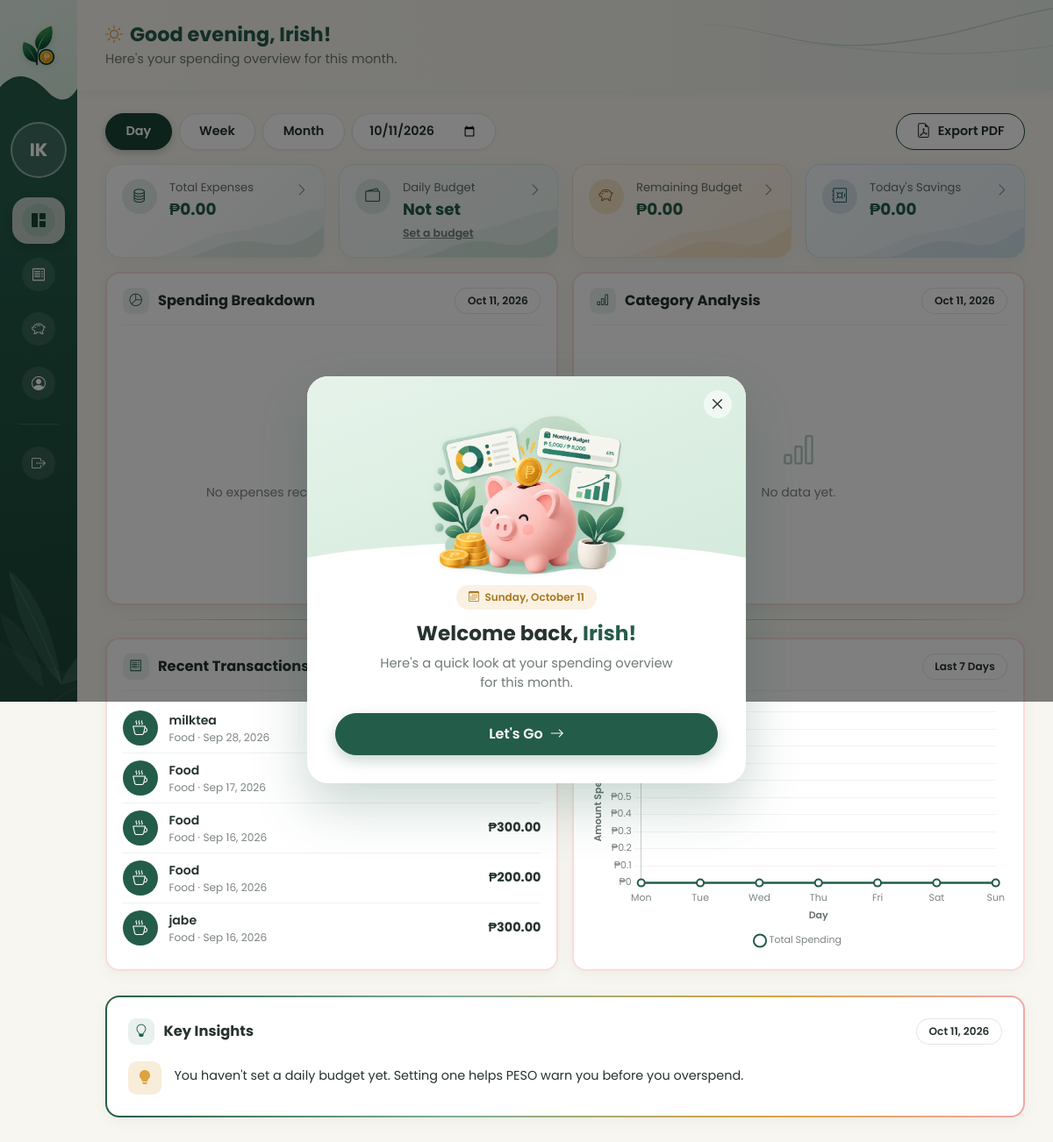
Page /dashboard.php?range=day&day=2026-10-11 (signed in) on the committed database.
### tables this page shows
CREATE TABLE `expenses` (
  `id` int(10) UNSIGNED NOT NULL,
  `user_id` int(10) UNSIGNED NOT NULL,
  `amount` decimal(10,2) NOT NULL,
  `category` varchar(30) NOT NULL,
  `payment_method` varchar(30) NOT NULL DEFAULT 'Cash',
  `description` varchar(255) DEFAULT NULL,
  `expense_date` date NOT NULL,
  `period_type` enum('day','week','month','custom') NOT NULL DEFAULT 'month',
  `created_at` timestamp NOT NULL DEFAULT current_timestamp()
);

### dashboard.php (the view, shortened to what the rows shown need)
<?php
require_once __DIR__ . '/config/db.php';
require_once __DIR__ . '/includes/categories.php';
$userId = (int) $_SESSION['user_id'];
$range = $_GET['range'] ?? 'month';
$stmt = $pdo->prepare(
    'SELECT id, amount, category, description, expense_date FROM expenses
     WHERE user_id = ? ORDER BY expense_date DESC, id DESC LIMIT 5'
);
$stmt->execute([$userId]);
$recentTransactions = $stmt->fetchAll();
$trendLabels = [];
$trendData = [];
$trendSumStmt = $pdo->prepare('SELECT COALESCE(SUM(amount), 0) FROM expenses WHERE user_id = ? AND expense_date BETWEEN ? AND ?');
if ($range === 'day') {
    for ($i = 6; $i >= 0; $i--) {
        $d = date('Y-m-d', strtotime("-{$i} days"));
        $trendSumStmt->execute([$userId, $d, $d]);
        $trendLabels[] = date('D', strtotime($d));
        $trendData[] = (float) $trendSumStmt->fetchColumn();
    }
}
?>
<!DOCTYPE html>
<html lang="en">
<head>
<link href="https://cdn.jsdelivr.net/npm/bootstrap@5.3.3/dist/css/bootstrap.min.css" rel="stylesheet">
<link rel="stylesheet" href="https://cdn.jsdelivr.net/npm/bootstrap-icons@1.11.3/font/bootstrap-icons.css">
<link rel="stylesheet" href="assets/css/style.css">
<link rel="stylesheet" href="assets/css/auth.css">
<link rel="stylesheet" href="assets/css/dashboard.css">
</head>
<body class="dash-body dashboard-page">
<div class="dash-wrapper">
  <main class="dash-main">
    <?php include __DIR__ . '/includes/topbar.php'; ?>
    <div class="dash-fold">
    <div class="dash-fold-row row g-3 mb-3">
      <div class="col-lg-6">
        <div class="dash-card h-100">
          <div class="dash-card-header">
            <h2><span class="dash-card-icon"><i class="bi bi-pie-chart"></i></span>Spending Breakdown</h2>
          </div>
        </div>
      </div>
      <div class="col-lg-6">
        <div class="dash-card h-100">
          <div class="dash-card-header">
            <h2><span class="dash-card-icon"><i class="bi bi-bar-chart"></i></span>Category Analysis</h2>
          </div>
        </div>
      </div>
    </div>
    <div class="dash-fold-row row g-3">
      <div class="col-lg-6">
        <div class="d-flex flex-column gap-3 h-100">
          <div class="dash-card flex-grow-1">
            <div class="dash-card-header">
              <h2><span class="dash-card-icon"><i class="bi bi-receipt"></i></span>Recent Transactions</h2>
            </div>
            <?php if (empty($recentTransactions)): ?>
              <div class="empty-state">
                <i class="bi bi-receipt"></i>
                No transactions yet.
              </div>
            <?php else: ?>
              <div class="transaction-list">
              <?php foreach ($recentTransactions as $t): ?>
                <div class="transaction-item">
                  <span class="transaction-icon" style="background-color:<?php echo peso_category_color($t['category']); ?>;">
                    <i class="bi <?php echo peso_category_icon($t['category']); ?>"></i>
                  </span>
                  <div class="transaction-info">
                    <div class="transaction-name"><?php echo htmlspecialchars($t['description'] ?: $t['category']); ?></div>
                    <div class="transaction-meta"><?php echo htmlspecialchars($t['category']); ?> &middot; <?php echo date('M j, Y', strtotime($t['expense_date'])); ?></div>
                  </div>
                  <div class="transaction-amount"><?php echo peso_format_currency($t['amount']); ?></div>
                </div>
              <?php endforeach; ?>
              </div>
            <?php endif; ?>
          </div>
        </div>
      </div>
      <div class="col-lg-6">
        <div class="dash-card h-100">
          <div class="dash-card-header">
            <h2><span class="dash-card-icon"><i class="bi bi-graph-up"></i></span>Spending Trend</h2>
          </div>
        </div>
      </div>
    </div>
    </div>
    <div class="row g-3 mt-1">
      <div class="col-12">
        <div class="dash-card key-insights-card">
          <div class="dash-card-header">
            <h2><span class="dash-card-icon"><i class="bi bi-lightbulb"></i></span>Key Insights</h2>
          </div>
        </div>
      </div>
    </div>
  </main>
</div>
<script>
// Match charts to the page font and soften axis labels.
Chart.defaults.font.family = "'Poppins', sans-serif";
Chart.defaults.font.size = 11;
Chart.defaults.color = 'rgba(38, 51, 46, 0.6)';
</script>
<script>
new Chart(document.getElementById('trendChart'), {
  type: 'line',
  data: {
    labels: <?php echo json_encode($trendLabels); ?>,
    datasets: [{
      label: 'Total Spending',
      data: <?php echo json_encode($trendData); ?>,
      borderColor: '#245C4A',
      backgroundColor: 'rgba(36, 92, 74, 0.08)',
      fill: true,
      tension: 0.35,
      borderWidth: 2.5,
      pointBackgroundColor: '#ffffff',
      pointBorderColor: '#245C4A',
      pointBorderWidth: 2,
      pointRadius: 4,
      pointHoverRadius: 6
    }]
  },
  options: {
    responsive: true,
    maintainAspectRatio: false,
    plugins: {
      legend: {
        display: true,
        position: 'bottom',
        labels: { boxWidth: 10, boxHeight: 10, usePointStyle: true, pointStyle: 'circle', padding: 12 },
        onClick: function () {} // single series: don't let a click hide the line
      }
    },
    scales: {
      x: { border: { display: true, color: 'rgba(38, 51, 46, 0.25)' }, grid: { display: false }, title: { display: true, text: <?php echo json_encode($range === 'day' ? 'Day' : ($range === 'week' ? 'Week (starting)' : 'Month')); ?>, color: 'rgba(38, 51, 46, 0.7)', font: { size: 11, weight: '600' } } },
      y: { beginAtZero: true, border: { display: true, color: 'rgba(38, 51, 46, 0.25)' }, grid: { color: 'rgba(38, 51, 46, 0.06)' }, ticks: { callback: function (v) { return '₱' + v.toLocaleString(); } }, title: { display: true, text: 'Amount Spent (₱)', color: 'rgba(38, 51, 46, 0.7)', font: { size: 11, weight: '600' } } }
    }
  }
});
</script>
</body>
</html>

### rows in the picture
expenses: description "milktea", category "Food", expense_date "Sep 28, 2026"
expenses: category "Food", expense_date "Sep 17, 2026"
expenses: category "Food", expense_date "Sep 16, 2026", amount "₱300.00"
expenses: category "Food", expense_date "Sep 16, 2026", amount "₱200.00"
expenses: description "jabe", category "Food", expense_date "Sep 16, 2026", amount "₱300.00"

### other values in the picture
$sidebarInitials ?: 'U' "IK"
$topbarSubtitle "Here's your spending overview for this month."
peso_format_currency($chartTotal) "₱0.00"
$rangeBudgetLabel "Daily Budget"
peso_format_currency(max($periodRemaining, 0)) "₱0.00"
$rangeSavingsLabel "Today's Savings"
peso_format_currency($periodSavings) "₱0.00"
$chartPeriodLabel "Oct 11, 2026"
$trendRangeLabel "Last 7 Days"
$insight['text'] "You haven't set a daily budget yet. Setting one helps PESO warn you before you overspend."
$firstName "Irish"
chart data {{ json_encode($trendData) }} [0,0,0,0,0,0,0]
